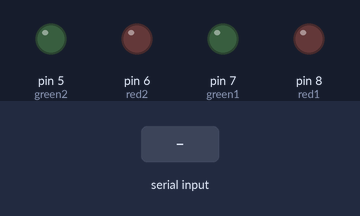
Recording of a sketch running on a simulated Arduino Uno, built with avr-gcc and run on an emulated ATmega328P. Parts: output pins drawn as LEDs (lit = HIGH). The inputs (shaded band) are chosen by the test bench.

Above: at 1.2 s.
1.3 s: "90,45\n" received over Serial
At 2.9 s:
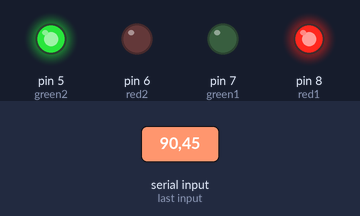
Timing chart, 0 to 4.4 s (numbered marks = the images above; inputs shaded):
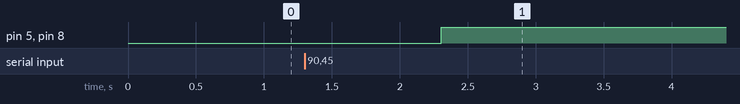

Measured:
- after the input at 1.3 s, pin 5 (green2), pin 8 (red1): LOW → HIGH after 1.0 s

The sketch:

two_way_modified.ino
```cpp
#define red1 8
#define green1 7
#define red2 6
#define green2 5
bool red;
bool green;
int time_delay;
int ch=1;
void red_1(){
  red=true;
  green=false;
  digitalWrite(8,red);
  digitalWrite(7,green);
}
void red_2(){
  red=true;
  green=false;
  digitalWrite(6,red);
  digitalWrite(5,green);
}
void green_1(){
  red=false;
  green=true;
  digitalWrite(8,red);
  digitalWrite(7,green);
}
void green_2(){
  green=true;
  red=false;
  digitalWrite(6,red);
  digitalWrite(5,green);
}
void setup() {
Serial.begin(9600);
pinMode(red1,OUTPUT);
pinMode(green1,OUTPUT);
pinMode(red2,OUTPUT);
pinMode(green2,OUTPUT);
}
void loop() {
 if(Serial.available()>0) {            //checking if anything is received in the buffer
  while(Serial.available()>0){
    time_delay=(time_delay*10)+Serial.parseInt(); //for receiving the time for lane 2 according to density
  }
  if(ch == 1) {
    red_1();
    green_2();
    ch=2;
    delay(time_delay*1000);
  }
  else {
    red_2();
    green_1();
    ch=1;
    delay(time_delay*1000);
  }
 }
}
```
